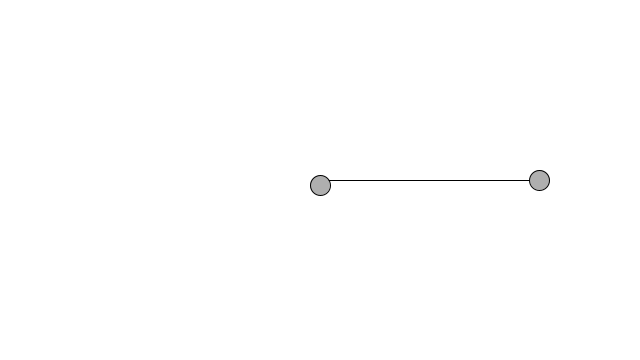
Frame 1 (no input)
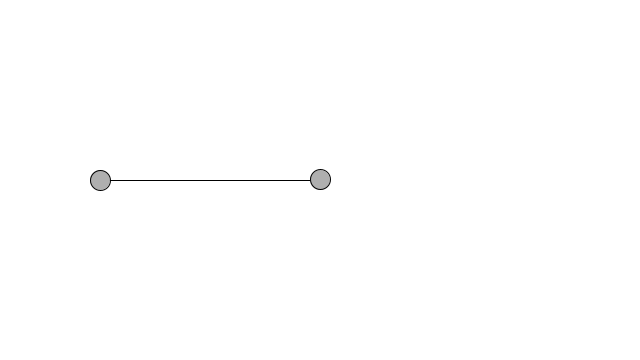
Frame 60 (the mouse pressed at the canvas centre just before this capture)
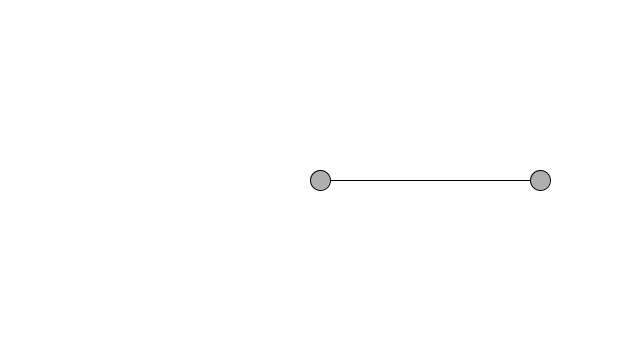
Frame 120 (the mouse held since frame 60 and released just before this capture)

The Processing sketch that drew these frames (run headless with seeded random() and noise(); from frame 60 on, the mouse is pressed at the canvas centre):

// Processing sketch: sin_cos
// ── sin_cos.pde
void setup(){
  size(640,360);
}

void draw(){
  background(255);
  
  float period = 120;
  float xAmplitude = 220;
  float yAmplitude = 100;
  float x = xAmplitude * cos(TWO_PI * frameCount/120);
  float y = yAmplitude * sin(TWO_PI * frameCount/120);
  stroke(0);
  fill(175);
  translate(width/2,height/2);
  line(0,0,x,0);
  line(0,0,0,y);
  ellipse(x,0,20,20);
  ellipse(0,y,20,20);
}
